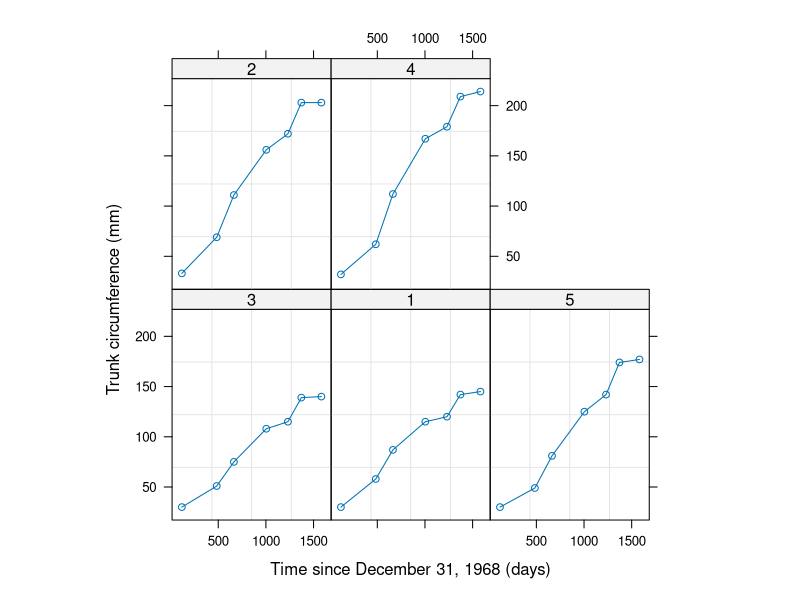
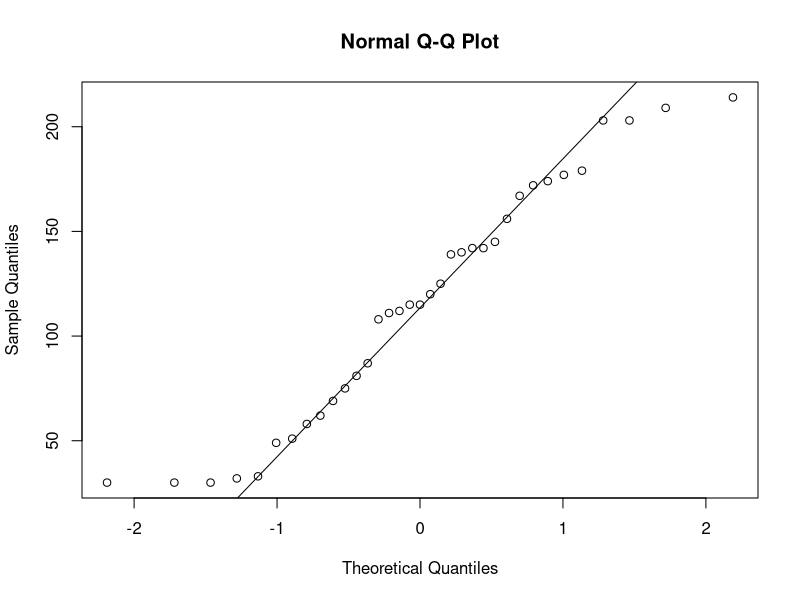
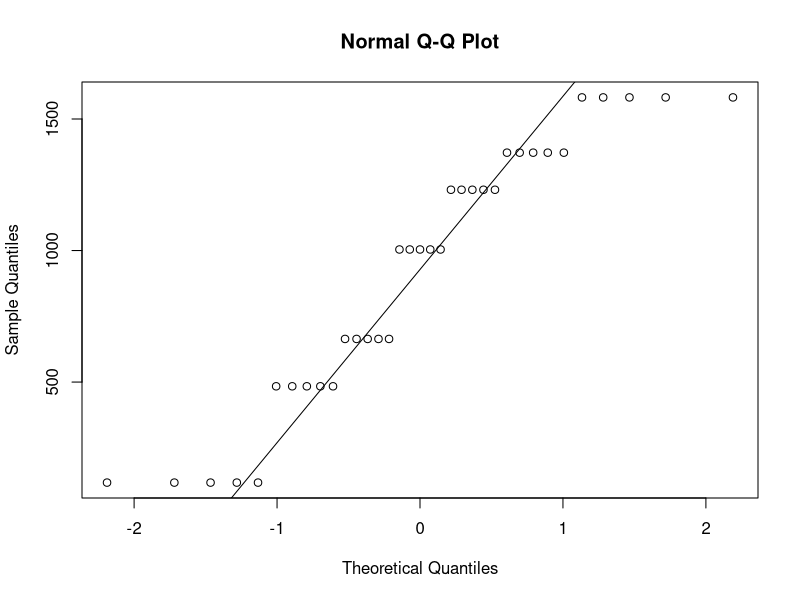
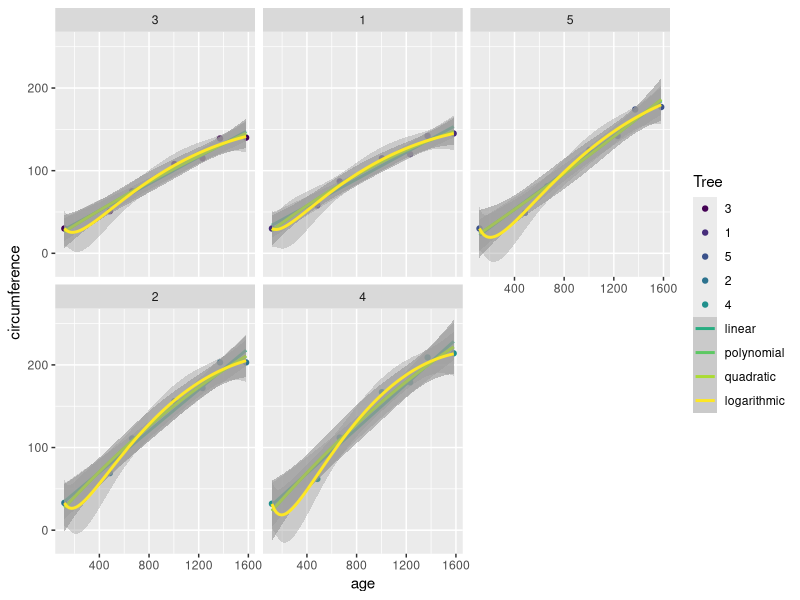
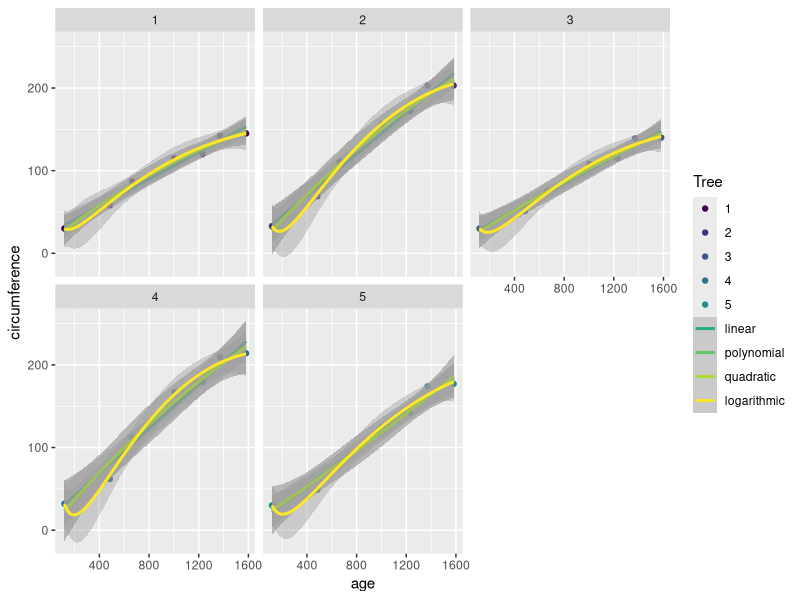

Write R code to recreate these figures, in order.
# Beginning Data Analysis

require(ggplot2)
require(mgcv)
require(dplyr)

# Data set

str(Orange)
summary(Orange)



plot(Orange)

# Normality Testing

qqnorm(Orange$circumference)
qqline(Orange$circumference)
shapiro.test(Orange$circumference)

qqnorm(Orange$age)
qqline(Orange$age)
shapiro.test(Orange$age)

# histogram(Orange)
# densityplot(Orange)
# boxplot(Orange)



my_gplot<- ggplot(Orange, aes(x=age, y=circumference))

my_output<-my_gplot + geom_point(aes(color=Tree)) +

# geom_smooth(method="lm", color="black", show.legend = T) +
# loess < 1,000 item dataset < gam
# geom_smooth(method="loess", color='green', show.legend = T) +
# geom_smooth(method="glm", color='blue', show.legend =  T) 
# glm generalized linear smooths
  
  geom_smooth(method='lm', aes(color='linear')) +
  geom_smooth(method='lm', formula = y ~ poly(x,2), aes(color='polynomial')) +
  geom_smooth(method="lm", formula = y ~ x + I(x^2), aes(color='quadratic')) +
  geom_smooth(method='lm', formula = y ~ x * log(x), aes(color='logarithmic'))

# Exponential not yet working  
# geom_smooth(method='lm', formula = y ~ exp(x), aes(color='exponential'))

# ggplots facets
my_output + facet_wrap( ~ Tree, nrow = 2)

# my_output + facet_grid(. ~ circumference)

# facet_wrap(~age, nrow = 2)
# plot facets
#  Facet_wrap(~Tree)
# rlm, robust linear model, didn't see it work
# Use geom_smooth instead of stat_geom for all standard plots.

# Ordering Data

ordered_Trees<-c(1,2,3,4,5)
Orange2<- arrange(transform(Orange, Tree=factor(Tree,levels=ordered_Trees)),Tree)

my_gplot<- ggplot(Orange2, aes(x=age, y=circumference))

my_output<-my_gplot + geom_point(aes(color=Tree)) +
  geom_smooth(method='lm', aes(color='linear')) +
  geom_smooth(method='lm', formula = y ~ poly(x,2), aes(color='polynomial')) +
  geom_smooth(method="lm", formula = y ~ x + I(x^2), aes(color='quadratic')) +
  geom_smooth(method='lm', formula = y ~ x * log(x), aes(color='logarithmic'))

# ggplots facets
my_output + facet_wrap( ~ Tree, nrow = 2)